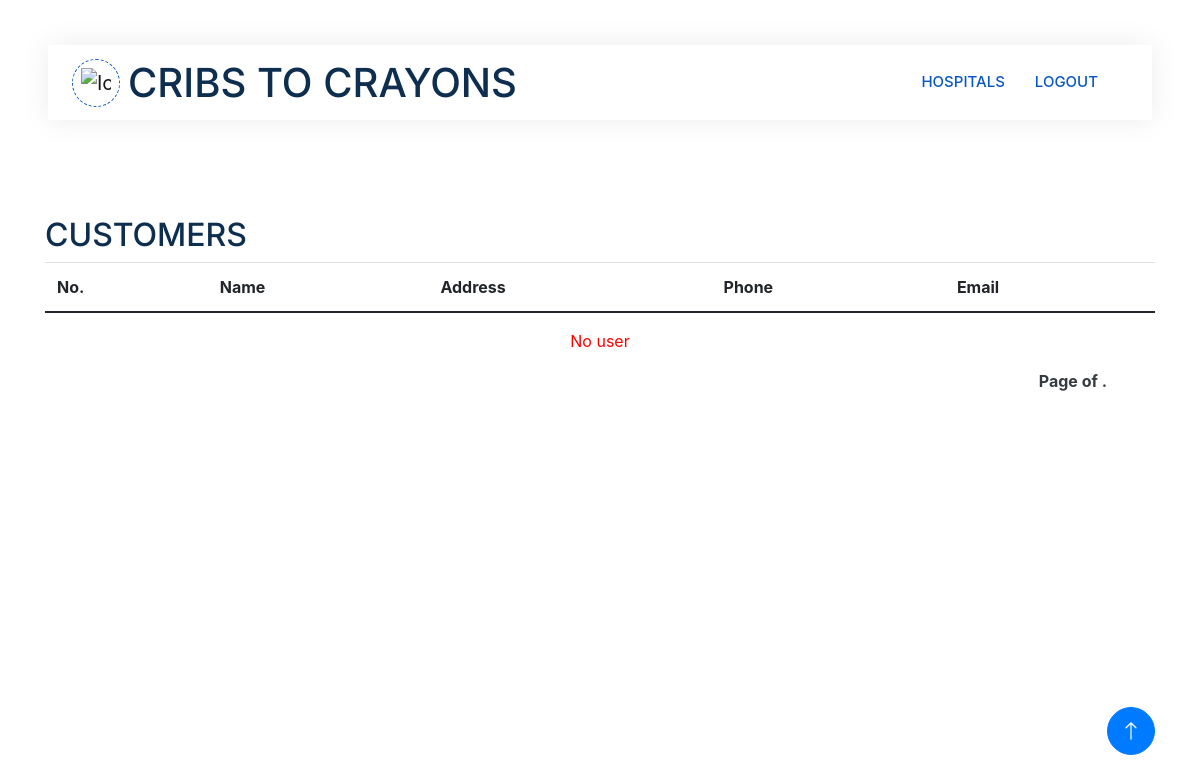
Page /admincustomer (signed in) on the earlier database version.
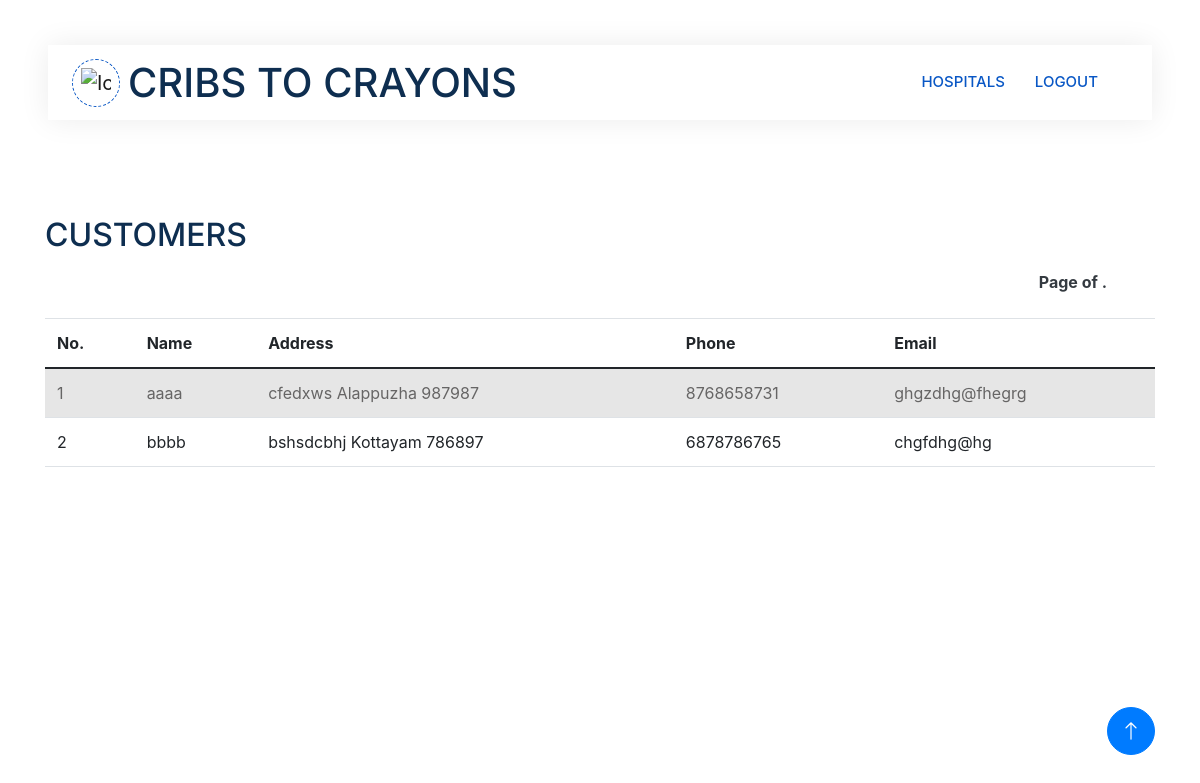
Same page on the later database version.
### app1/models.py (models this page shows, shortened)
class User(models.Model):
    login_id=models.ForeignKey(LoginUser,on_delete=models.CASCADE)
    user_name=models.CharField(max_length=20)
    street=models.CharField(max_length=50)
    district=models.CharField(max_length=50)
    pincode=models.IntegerField()
    Email=models.EmailField()
    phone=models.IntegerField()

### app1/views.py (the view)
# urls.py: path('admincustomer',views.admin_customer,name="admincustomer"),
@login_required(login_url='login/')
def admin_customer(request):
    customer_data=User.objects.all()
    context={
        'user':customer_data
    }
    return render(request,'admin/customerview.html',context)

### template/admin/customerview.html (shortened to what this page needs)
<!DOCTYPE html>
<html lang="en">
{% load static %}
<head>
    <link rel="stylesheet" href="https://cdnjs.cloudflare.com/ajax/libs/font-awesome/6.5.1/css/all.min.css" />
    <link href="https://cdnjs.cloudflare.com/ajax/libs/font-awesome/5.10.0/css/all.min.css" rel="stylesheet">
    <link href="https://cdn.jsdelivr.net/npm/bootstrap-icons@1.4.1/font/bootstrap-icons.css" rel="stylesheet">
    <link href="{% static 'js/animate.min.css' %}" rel="stylesheet">
    <link href="{% static 'js/owl.carousel.min.css' %}" rel="stylesheet">
    <link href="{% static 'css/bootstrap.min.css' %}" rel="stylesheet">
    <link rel="stylesheet" href="https://stackpath.bootstrapcdn.com/bootstrap/4.5.2/css/bootstrap.min.css">
    <link href="{% static 'css/style.css' %}" rel="stylesheet">
</head>
<body>
    <div class="container-xxl bg-white p-0">
        <div class="container-fluid nav-bar bg-transparent">
            <nav class="navbar navbar-expand-lg bg-white navbar-light py-0 px-4">
                <a href="" class="navbar-brand d-flex align-items-center text-center">
                    <div class="icon p-2 me-2">
                        <img class="img-fluid" src="{% static 'img/logo.gif' %}" alt="Icon" style="width: 30px; height: 30px;">
                    </div>
                    <h1 class="m-0 " >CRIBS TO CRAYONS</h1>
                </a>
                <div class="collapse navbar-collapse" id="navbarCollapse">
                    <div class="navbar-nav ms-auto">
                              <a href="{% url 'adminhospital' %}" class="nav-item nav-link active">HOSPITALS</a>
                        <a href="{% url 'login'%}" class="nav-item nav-link active" >LOGOUT</a>
                    </div>
                  </div>
                </div>
        </div>
<br>
<br>
<br>
<br>
<div class="container">
    <h2>CUSTOMERS</h2>
    <table class="table table-striped">
      <thead>
        <tr>
          <th>No.</th>
          <th>Name</th>
          <th>Address</th>
          <th>Phone</th>
          <th>Email</th>
        </tr>
      </thead>
      <tbody>
        {% if user %}
        {% for i in user %}
        <tr>
          <td>{{ forloop.counter }}</td>
         <td>{{ i.user_name }}</td>
         <td>{{ i.street }}
         {{ i.district }}
         {{ i.pincode }}</td>
         <td>{{ i.phone }}</td>
         <td>{{ i.Email }}</td>
        {% endfor %}
      {% else %}
    </tbody>
  </table>
  <div style="color: red; text-align: center;">
    <p>No user</p>
  </div>
  {% endif %}
  <div class="pagination mt-3 d-flex justify-content-end pe-5 mb-4  fw-bold text-white text-end ">
    <span class="step-links  ">
      <span class="current text-dark">
        Page {{ user.number }} of {{ user.paginator.num_pages }}.
      </span>
    </span>
  </div>
  </div>
  <a href="#" class="btn btn-lg btn-primary btn-lg-square back-to-top"><i class="bi bi-arrow-up"></i></a>
</body>
</html>

### static/css/style.css (style rules this page uses)
:root { --primary: #0957c5; --secondary: #2264ff; --light: #EFFDF5; --dark: #2551d3; }
.back-to-top { position: fixed; display: none; right: 45px; bottom: 45px; z-index: 99; }
.btn { transition: .5s; }
.btn.btn-primary, .btn.btn-secondary { color: #FFFFFF; }
.btn-lg-square { width: 48px; height: 48px; }
.btn-square, .btn-sm-square, .btn-lg-square { padding: 0; display: flex; align-items: center; justify-content: center; font-weight: normal; border-radius: 50px; }
.nav-bar { position: relative; margin-top: 45px; padding: 0 3rem; transition: .5s; z-index: 9999; }
.navbar { box-shadow: 0 0 30px rgba(0, 0, 0, .08); }
.navbar-light .navbar-nav .nav-link { margin-right: 30px; padding: 25px 0; color: #5288e0; font-size: 15px; text-transform: uppercase; outline: none; }
.navbar-light .navbar-nav .nav-link:hover, .navbar-light .navbar-nav .nav-link.active { color: var(--primary); }
.navbar-light .navbar-brand { height: 75px; }
.navbar-light .navbar-nav .nav-link { color: var(--dark); font-weight: 500; }
.icon { padding: 15px; display: inline-flex; align-items: center; justify-content: center; background: #FFFFFF !important; border-radius: 50px; border: 1px dashed var(--primary) !important; }

Differences in the rows shown:
added User: user_name "aaaa", street "cfedxws", district "Alappuzha", pincode "987987", phone "8768658731", Email "ghgzdhg@fhegrg"
added User: user_name "bbbb", street "bshsdcbhj", district "Kottayam", pincode "786897", phone "6878786765", Email "chgfdhg@hg"
Other differences:
text no longer shown: "No user"
